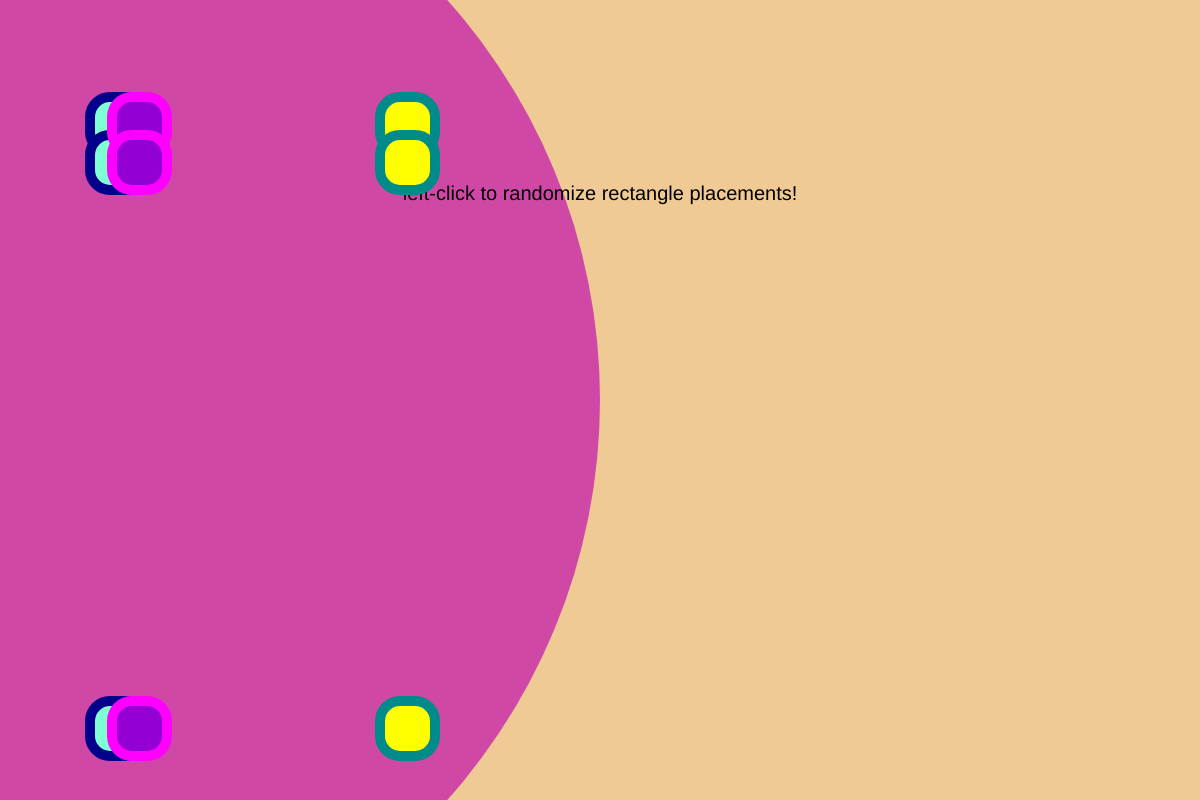
Frame 1 (no input)
Frame 60 (no input): identical to frame 1, image omitted
Frame 120 (the mouse pressed at the canvas centre since frame 60): identical to frame 1, image omitted

The p5.js sketch that drew this single still picture (run headless with seeded random() and noise() and a simulated clock; from frame 60 on, the mouse is pressed at the canvas centre):

// p5.js sketch
// ── sketch.js
    var xCoord_A, xCoord_B, xCoord_C;
    var yCoord_A, yCoord_B, yCoord_C;

// Setup code goes here
function setup() {
  createCanvas(1200, 800);
    textSize(20);
    textAlign(CENTER);
    
    randomizeCoords();
 }

function randomizeCoords(){
    xCoord_A = Math.floor(Math.random() * 100); 
    yCoord_A = Math.floor(Math.random() * 100); 
    
    xCoord_B = Math.floor(Math.random() * 300) + 100;
    yCoord_B = Math.floor(Math.random() * 300) + 100;
    
    xCoord_C = Math.floor(Math.random() * 500) + 300;
    yCoord_C = Math.floor(Math.random() * 500) + 300;

}

function mouseClicked() {
    randomizeCoords();
}

// Draw code goes here
function draw() {

    background('#efca94');
    fill('#cf48a6');
    stroke('#0000');
    strokeWeight(10);
    circle(0,height/2,1200);
    
    fill('black');
    text("left-click to randomize rectangle placements!", width/2, height/4);
    
    fill('aquamarine');
    stroke('darkblue');
    rect(xCoord_A, yCoord_A, 55, 55, 20);
    rect(xCoord_A, yCoord_B, 55, 55, 20);
    rect(xCoord_A, yCoord_C, 55, 55, 20);
    
    fill('darkviolet');
    stroke('magenta');
    rect(xCoord_B, yCoord_A, 55, 55, 20);
    rect(xCoord_B, yCoord_B, 55, 55, 20);
    rect(xCoord_B, yCoord_C, 55, 55, 20);
    
    fill('yellow');
    stroke('darkcyan');
    rect(xCoord_C, yCoord_A, 55, 55, 20);
    rect(xCoord_C, yCoord_B, 55, 55, 20);
    rect(xCoord_C, yCoord_C, 55, 55, 20);
}
